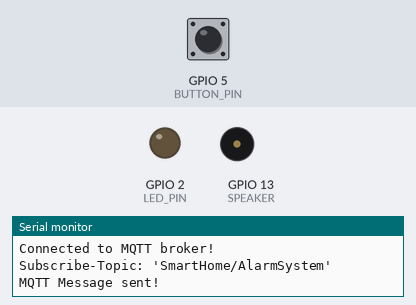
The sketch below on a simulated ESP8266 (NodeMCU). Shown: output pins drawn as LEDs (lit = HIGH), buzzer (waves = sounding), the last lines printed to the serial monitor. The test bench sets the inputs (shaded band); at power-on: GPIO 5 (BUTTON_PIN) HIGH. WiFi joins after 1.5 s; servers stay silent unless stated; no MQTT or app messages arrive unless stated.

Above: at 3.6 s.
3.7 s: GPIO 5 (BUTTON_PIN) pulled LOW for 0.15 s
At 5.0 s:
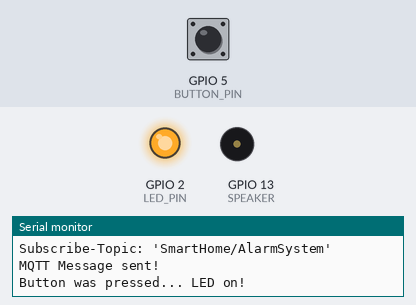
5.3 s: GPIO 5 (BUTTON_PIN) pulled LOW for 1 s
At 6.3 s:
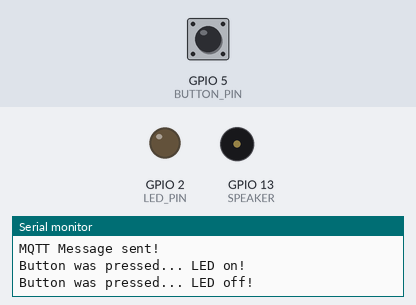
10.8 s: GPIO 5 (BUTTON_PIN) pulled LOW for 3.2 s
At 11.7 s:
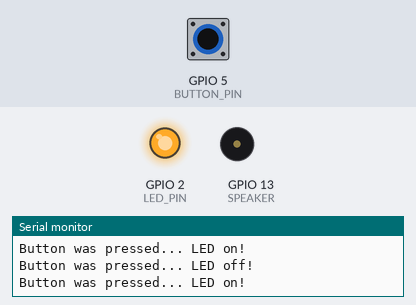
Timing chart, 0 to 13.8 s (numbered marks = the images above; inputs shaded):
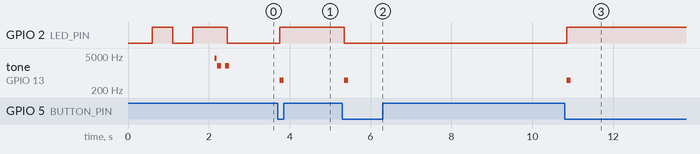

The sketch:

alarm_system.ino
```cpp
#include <ESP8266WiFi.h>
#include <PubSubClient.h>
#include <ezButton.h>

// Config
#define STASSID "S23 Ultra von Jonas"
#define STAPSK "#*4ZgzSB"
#define MQTTIP "192.168.95.29"
#define SUBTOPIC "SmartHome/AlarmSystem"
#define PORT 1883
#define CLIENTNAME "ESP8266_ALARMSYSTEM"

// GPIO Pins
const int BUTTON_PIN = 5;     // D1 on ESP8266
const int LED_PIN = 2;        // D4 on ESP8266
const int SPEAKER = 13;       // D7 on ESP8266

ezButton button(BUTTON_PIN);  // ezButton on BUTTON_PIN;

WiFiClient espClient;
PubSubClient mqttClient(espClient);

String Message;

// Device functions are running, or not
bool alarmIsActive = false;
bool lampIsActive = true;

/*
  The callback void is called, when a new MQTT message went in.
  The message comes in as a byte array and the contents will
  be converted into a string
*/
void Callback(char* topic, byte* payload, unsigned int length){
  // Clear previous message value
  Message = "";

  // For each character, add it to the Message string
  for(int i = 0; i < length; i++){
    Message += ((char)payload[i]);
  }
  parseMessage(Message);
}

/*
  This method is called, when the ESP8266 turns on.
  It is used to initialize some things
*/
void setup() {
  // Set internal LED
  pinMode(LED_BUILTIN, OUTPUT);

  button.setDebounceTime(50); // Set button debounce time to 50 milliseconds

  Serial.begin(9600);
  delay(100);

  // Create WiFi conntection
  Serial.println("Connecting to WiFi...");
  WiFi.mode(WIFI_STA);
  WiFi.begin(STASSID, STAPSK);

  // Wait, until broker is connected to the WiFi
  while (WiFi.status() != WL_CONNECTED) {
    digitalWrite(LED_BUILTIN, LOW);
    delay(500);
    digitalWrite(LED_BUILTIN, HIGH);
    Serial.print(".");
    delay(500);
  }
  Serial.println("");
  Serial.println("Connected to WiFi!");
  Serial.println("IP Address: ");
  Serial.println(WiFi.localIP()); // Print this device's IP address

  // Set up MQTT client
  Serial.println("Initialize MQTT client...");
  mqttClient.setServer(MQTTIP, PORT);
  mqttClient.setCallback(Callback);
  Serial.println("MQTT client initialized!");

  // Set pins to high or low
  digitalWrite(LED_BUILTIN, LOW);
  digitalWrite(LED_PIN, HIGH);

  // Play startup tone
  tone(13, 4000, 50);
  delay(60);
  tone(13, 2000, 100);
  delay(200);
  tone(13, 2000, 100);
}

/*
  This method sends a MQTT message to the broker
*/
void sendMessage(String content) {
 if (mqttClient.connected()) {
    // Convert String to char array
    char payloadCharArray[content.length() + 1]; // +1 for the null terminator
    content.toCharArray(payloadCharArray, sizeof(payloadCharArray));

    // Cast char array to uint8_t*
    const uint8_t* payloadUint8 = reinterpret_cast<const uint8_t*>(payloadCharArray);

    // Calculate payload length
    unsigned int payloadLength = content.length();

    // Publish the message
    if(mqttClient.publish(SUBTOPIC, payloadUint8, payloadLength, false)) {
      Serial.println("MQTT Message sent!");
    } else {
      Serial.println("Error sending MQTT message!");
    }
 } else {
    reconnectMQTT();
 }
}

/*
  The loop void repeats infinitely on the Arduino / ESP.
  It checks for pressed buttons and new MQTT messages.
*/
void loop() {
  button.loop(); // Check, if the ezButton was pressed

  // Detect, if the button was pressed, if so, then toggle the LED pin
  if(button.isPressed()){
    Serial.print("Button was pressed... ");
    toggleLamp();
    if(lampIsActive) Serial.println("LED off!");
    else Serial.println("LED on!");
    }

  // If needed, reconnect to the MQTT broker
  if(!mqttClient.connected()){
    reconnectMQTT();
  }
  mqttClient.loop(); // Check for new MQTT messages
}

/*
  While this client is not connected to the MQTT broker,
  this method trys to connect to the broker.
*/
void reconnectMQTT(){
  while(!mqttClient.connected()) {
    Serial.println("Log in on MQTT broker...");
    // Connect to broker
    if(mqttClient.connect(CLIENTNAME)){
      // When connected, resume with the other tasks
      Serial.println("Connected to MQTT broker!");
      Serial.println("Subscribe-Topic: '" SUBTOPIC "'");
      mqttClient.subscribe(SUBTOPIC, 1);
      digitalWrite(LED_BUILTIN, LOW);
      sendMessage(CLIENTNAME " is online!");
    } else {
      // When not connected, let the LED blink slowly
      Serial.println("Timeout. Next attempt in 3 seconds...");
      digitalWrite(LED_BUILTIN, LOW);
      delay(1500);
      digitalWrite(LED_BUILTIN, HIGH);
      delay(1500);
    }
  }
}

/*
  Parse message:
  Gets an input string and performs the corresponding action

  Exmaple:
  ParseMessage(CLIENTNAME " lamp 1");
    => turn on the LED
*/
void parseMessage(String message){
  Serial.println("Incoming message: " + message);
  int spaceIndex = message.indexOf(' ');
  String deviceName = message.substring(0, spaceIndex);
  message = message.substring(spaceIndex + 1);

  spaceIndex = message.indexOf(' ');
  String command = message.substring(0, spaceIndex);

  // When this client is called, run the command
  if (deviceName == CLIENTNAME) {

    // If the command is "alarm", toggle the alarm
    if (command == "alarm") {
      alarmIsActive = !alarmIsActive;
      playAlarm();
    }

    // When to command is "lamp", toggle the LED pin.
    if (command == "lamp") toggleLamp();
  }

 delay(1000); // Wait for a second before the next loop iteration

 // Re-establish a connection to the broker, if needed
 if(!mqttClient.connected()){
    reconnectMQTT();
 }
}

/*
  Toggle the LED pin to high or low
*/
void toggleLamp() {
  tone(SPEAKER, 500, 100);
  if(lampIsActive) digitalWrite(LED_PIN, HIGH);
  else digitalWrite(LED_PIN, LOW);
  lampIsActive = !lampIsActive;
}


/*
  Play the alarm tone infinitely, until the
  "ESP8266_ALARMSYSTEM alarm" message goes in
*/
void playAlarm() {
  while (alarmIsActive) {
    // Alarm tone
    tone(SPEAKER, 2000, 1000);
    delay(1000);
    tone(SPEAKER, 4000, 1000);
    delay(1000);

    // Check, if broker is connected
    if(!mqttClient.connected()){
      // When not, reconnect to it.
      reconnectMQTT();
    }

    mqttClient.loop(); // Get newest message(s) to call the parse function
  }
}
```

Measured:
- after the input at 3.7 s, GPIO 2 (LED_PIN): LOW → HIGH after 0.05 s; tone on GPIO 13 (SPEAKER): silent → 500 Hz after 0.05 s, → silent 0.10 s later
- after the input at 5.3 s, GPIO 2 (LED_PIN): HIGH → LOW after 0.05 s; tone on GPIO 13 (SPEAKER): silent → 500 Hz after 0.05 s, → silent 0.10 s later
- after the input at 10.8 s, GPIO 2 (LED_PIN): LOW → HIGH after 0.05 s; tone on GPIO 13 (SPEAKER): silent → 500 Hz after 0.05 s, → silent 0.10 s later
- by itself, tone on GPIO 13 (SPEAKER): plays 4000 Hz for 0.05 s, 2000 Hz for 0.10 s, 2000 Hz for 0.10 s
